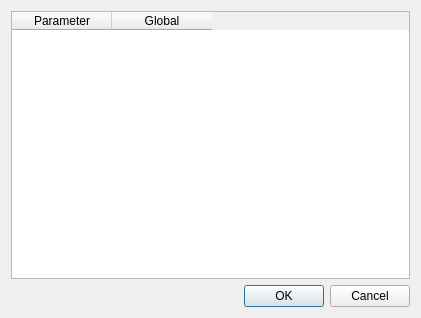
<?xml version="1.0" encoding="UTF-8"?>
<ui version="4.0">
 <class>MultifitSetupDialog</class>
 <widget class="QDialog" name="MultifitSetupDialog">
  <property name="windowModality">
   <enum>Qt::WindowModal</enum>
  </property>
  <property name="geometry">
   <rect>
    <x>0</x>
    <y>0</y>
    <width>421</width>
    <height>318</height>
   </rect>
  </property>
  <property name="windowTitle">
   <string>Setup multifit function</string>
  </property>
  <layout class="QVBoxLayout" name="verticalLayout">
   <item>
    <widget class="QTableWidget" name="paramTable">
     <column>
      <property name="text">
       <string>Parameter</string>
      </property>
     </column>
     <column>
      <property name="text">
       <string>Global</string>
      </property>
     </column>
    </widget>
   </item>
   <item>
    <widget class="QDialogButtonBox" name="buttonBox">
     <property name="orientation">
      <enum>Qt::Horizontal</enum>
     </property>
     <property name="standardButtons">
      <set>QDialogButtonBox::Cancel|QDialogButtonBox::Ok</set>
     </property>
    </widget>
   </item>
  </layout>
 </widget>
 <resources/>
 <connections>
  <connection>
   <sender>buttonBox</sender>
   <signal>accepted()</signal>
   <receiver>MultifitSetupDialog</receiver>
   <slot>accept()</slot>
   <hints>
    <hint type="sourcelabel">
     <x>248</x>
     <y>254</y>
    </hint>
    <hint type="destinationlabel">
     <x>157</x>
     <y>274</y>
    </hint>
   </hints>
  </connection>
  <connection>
   <sender>buttonBox</sender>
   <signal>rejected()</signal>
   <receiver>MultifitSetupDialog</receiver>
   <slot>reject()</slot>
   <hints>
    <hint type="sourcelabel">
     <x>316</x>
     <y>260</y>
    </hint>
    <hint type="destinationlabel">
     <x>286</x>
     <y>274</y>
    </hint>
   </hints>
  </connection>
 </connections>
</ui>
